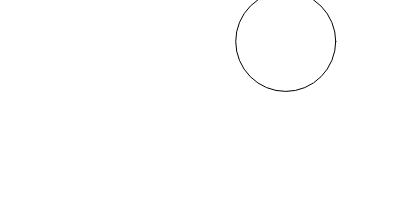
Frame 1 (no input)
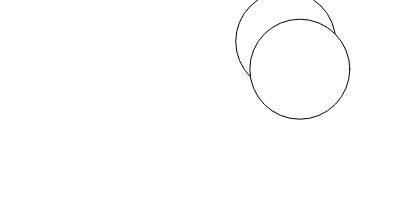
Frame 2 (the mouse pressed at the canvas centre, redrawn once)

The p5.js sketch that drew these frames (run headless with seeded random() and noise() and a simulated clock; the mouse was pressed at the canvas centre and the sketch redrawn once):

// p5.js sketch
// ── sketch.js
// https://editor.p5js.org/jht9629-nyu/sketches/VWGjK5A9p
// jht week 01 ex 2 random

function setup() {
  createCanvas(400, 200);
  console.log('in setup');
}

function draw() {
  console.log('in draw');
  // background(220);
  // circle(x,y,r)
  circle(random(400),random(200),100);
  noLoop();
}
